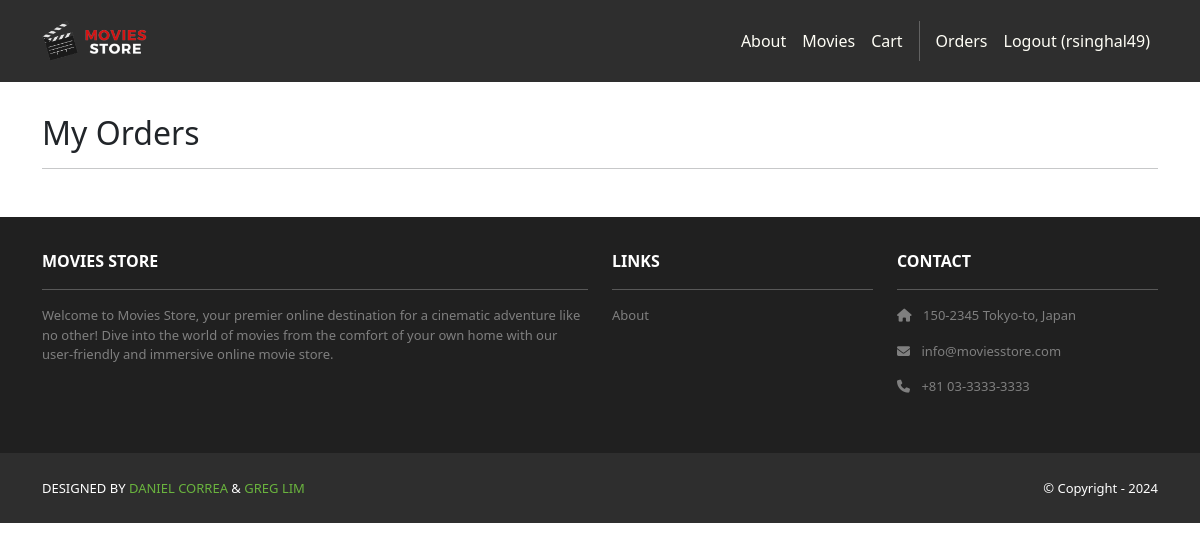
/accounts/orders/ (signed in), run on an earlier commit of the app's database.
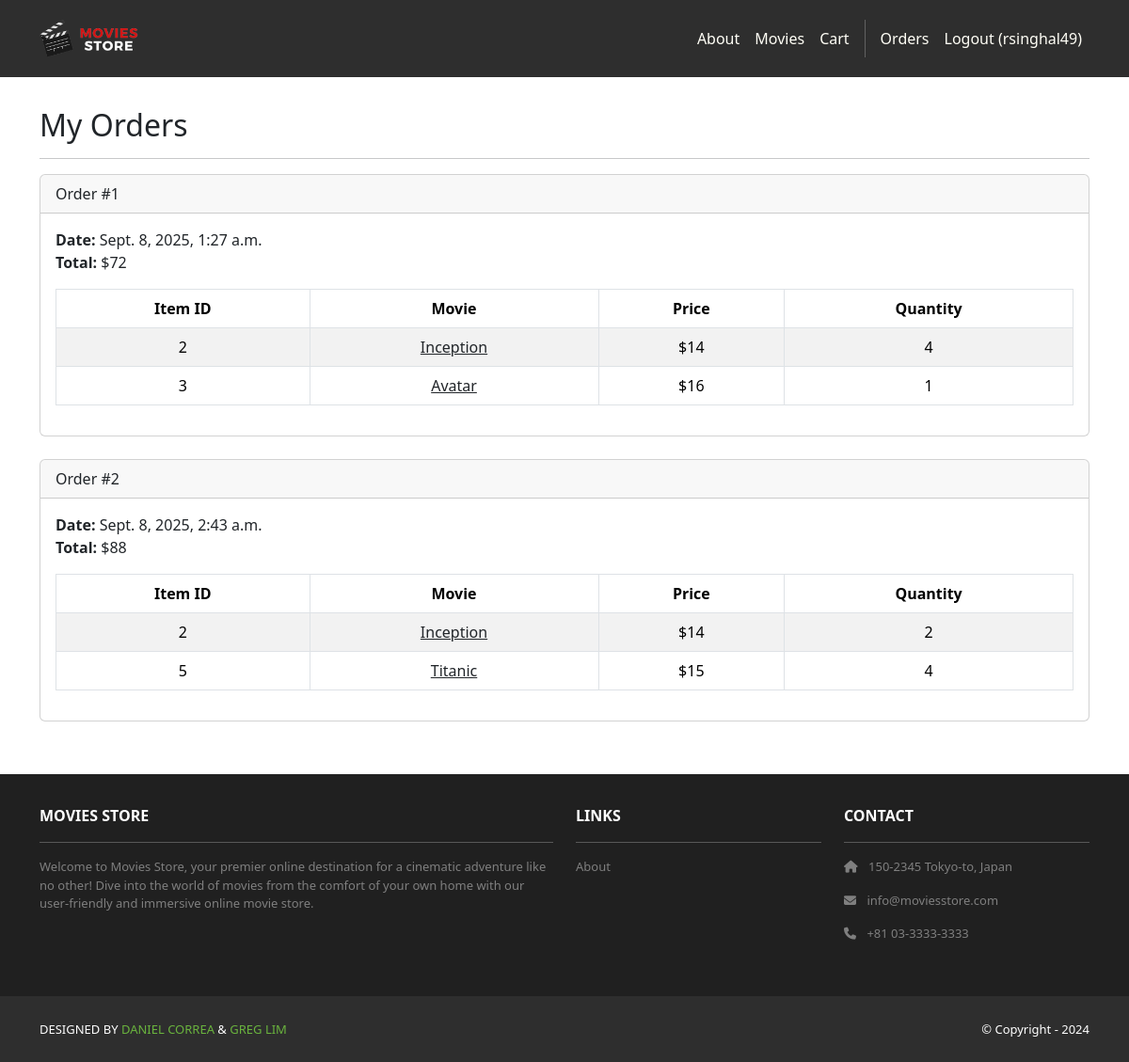
And on a later commit of the database.
### cart/models.py (models this page shows, shortened)
class Order(models.Model):
    id = models.AutoField(primary_key=True)
    total = models.IntegerField()
    date = models.DateTimeField(auto_now_add=True)
    user = models.ForeignKey(User, on_delete=models.CASCADE)

class Item(models.Model):
    id = models.AutoField(primary_key=True)
    price = models.IntegerField()
    quantity = models.IntegerField()
    order = models.ForeignKey(Order, on_delete=models.CASCADE)
    movie = models.ForeignKey(Movie, on_delete=models.CASCADE)

### movies/models.py (models this page shows, shortened)
class Movie(models.Model):
    id = models.AutoField(primary_key=True)
    name = models.CharField(max_length=255)
    price = models.IntegerField()
    description = models.TextField()
    image = models.ImageField(upload_to='movie_images/')
    amount_left = models.PositiveIntegerField(null=True, blank=True)  # optional field

### accounts/views.py (the view)
# urls.py: path('orders/', views.orders, name='accounts.orders'),
@login_required
def orders(request):
    template_data = {}
    template_data['title'] = 'Orders'
    template_data['orders'] = request.user.order_set.all()
    return render(request, 'accounts/orders.html', {'template_data': template_data})

### accounts/templates/accounts/orders.html
{% extends 'base.html' %}
{% block content %}
<div class="p-3">
  <div class="container">
    <div class="row mt-3">
      <div class="col mx-auto mb-3">
        <h2>My Orders</h2>
        <hr />
        {% for order in template_data.orders %}
        <div class="card mb-4">
          <div class="card-header">
            Order #{{ order.id }}
          </div>
          <div class="card-body">
            <b>Date:</b> {{ order.date }}<br />
            <b>Total:</b> ${{ order.total }}<br />
            <table class="table table-bordered table-striped text-center mt-3">
              <thead>
                <tr>
                  <th scope="col">Item ID</th>
                  <th scope="col">Movie</th>
                  <th scope="col">Price</th>
                  <th scope="col">Quantity</th>
                </tr>
              </thead>
              <tbody>
                {% for item in order.item_set.all %}
                <tr>
                  <td>{{ item.movie.id }}</td>
                  <td>
                    <a class="link-dark" href="{% url 'movies.show' id=item.movie.id %}">
                      {{ item.movie.name }}
                    </a>
                  </td>
                  <td>${{ item.movie.price }}</td>
                  <td>{{ item.quantity }}</td>
                </tr>
                {% endfor %}
              </tbody>
            </table>
          </div>
        </div>
        {% endfor %}
      </div>
    </div>
  </div>
</div>
{% endblock content %}

### moviesstore/templates/base.html (shortened to what this page needs)
<!DOCTYPE html>
<html>
  {% load static %}
  <head>
    <link href="https://cdn.jsdelivr.net/npm/bootstrap@5.3.3/dist/css/bootstrap.min.css" rel="stylesheet">
    <link rel="stylesheet" href="https://cdnjs.cloudflare.com/ajax/libs/font-awesome/6.1.1/css/all.min.css">
    <link rel="stylesheet" type="text/css" href="{% static 'css/style.css' %}">
  </head>
  <body>
    <nav class="p-3 navbar navbar-dark bg-dark navbar-expand-lg">
      <div class="container">
        <a class="navbar-brand" href="{% url 'home.index' %}">
          <img src="{% static 'img/logo.png' %}" alt="logo" height="40" />
        </a>
        <div class="collapse navbar-collapse" id="navbarNavAltMarkup">
          <div class="navbar-nav ms-auto navbar-ml">
            <a class="nav-link" href="{% url 'home.about' %}">About</a>
            <a class="nav-link" href="{% url 'movies.index' %}">Movies</a>
            <a class="nav-link" href="{% url 'cart.index' %}">Cart</a>
            {% if user.is_authenticated %}
            <a class="nav-link" href="{% url 'accounts.orders' %}">Orders</a>
            <a class="nav-link" href="{% url 'accounts.logout' %}">Logout ({{ user.username }})</a>
            {% else %}
            <a class="nav-link" href="{% url 'accounts.login' %}">Login</a>
            <a class="nav-link" href="{% url 'accounts.signup' %}">Sign Up</a>
            {% endif %}
          </div>
        </div>
      </div>
    </nav>
    <div>
      {% block content %}
      {% endblock content %}
    </div>
    <section class="p-3 ms-footer d-none d-md-block">
      <div class="container">
        <div class="row mt-3 text-white">
          <div class="col-md-6 col-lg-6 col-xl-6 mx-auto mb-4">
            <b>MOVIES STORE</b>
            <hr />
            <p>Welcome to Movies Store, your premier online destination for a cinematic
              adventure like no other! Dive into the world of movies from the comfort of your own home with our user-friendly
              and immersive online movie store.</p>
          </div>
          <div class="col-md-3 col-lg-3 col-xl-3 mx-auto mb-4">
            <b>LINKS</b>
            <hr />
            <p><a class="nav-link" href="{% url 'home.about' %}">About</a></p>
          </div>
          <div class="col-md-3 col-lg-3 col-xl-3 mx-auto mb-4">
            <b>CONTACT</b>
            <hr />
            <p><i class="fas fa-home me-2"></i> 150-2345 Tokyo-to, Japan</p>
            <p><i class="fas fa-envelope me-2"></i> info@moviesstore.com</p>
            <p><i class="fas fa-phone me-2"></i> +81 03-3333-3333</p>
          </div>
        </div>
      </div>
    </section>
    <section class="p-3 ms-footer-bottom bg-dark">
      <div class="container d-flex justify-content-between">
        <div class="me-5 text-white">
          <span>DESIGNED BY <a href="https://www.x.com/danielgarax" target="_blank">DANIEL CORREA</a> &
            <a href="https://www.x.com/greglim81" target="_blank">GREG LIM</a>
          </span>
        </div>
        <div class="text-white">
          <span>© Copyright - 2024</span>
        </div>
      </div>
    </section>
  </body>
</html>

### moviesstore/static/css/style.css (style rules this page uses)
.navbar a.nav-link { color: #FFFEF6 !important; }
.bg-dark { background-color: #2E2E2E !important; }
.ms-footer { background-color: #202020; }
.ms-footer p { color: #7F7F7F; font-size: 13px; }
.ms-footer-bottom span { font-size: 13px; line-height: 38px; }
.ms-footer-bottom a { color: #6ab43e; text-decoration: none; }

What changed in the data, as far as the page shows it:
added Order: id "1", date "Sept. 8, 2025, 1:27 a.m.", total "72"
added Item: movie.id "2", movie.name "Inception", movie.price "14", quantity "4", shown under "1"
added Item: movie.id "3", movie.name "Avatar", movie.price "16", quantity "1"
added Order: id "2", date "Sept. 8, 2025, 2:43 a.m.", total "88"
added Item: movie.id "2", movie.name "Inception", movie.price "14", quantity "2"
added Item: movie.id "5", movie.name "Titanic", movie.price "15", quantity "4", shown under "2"
